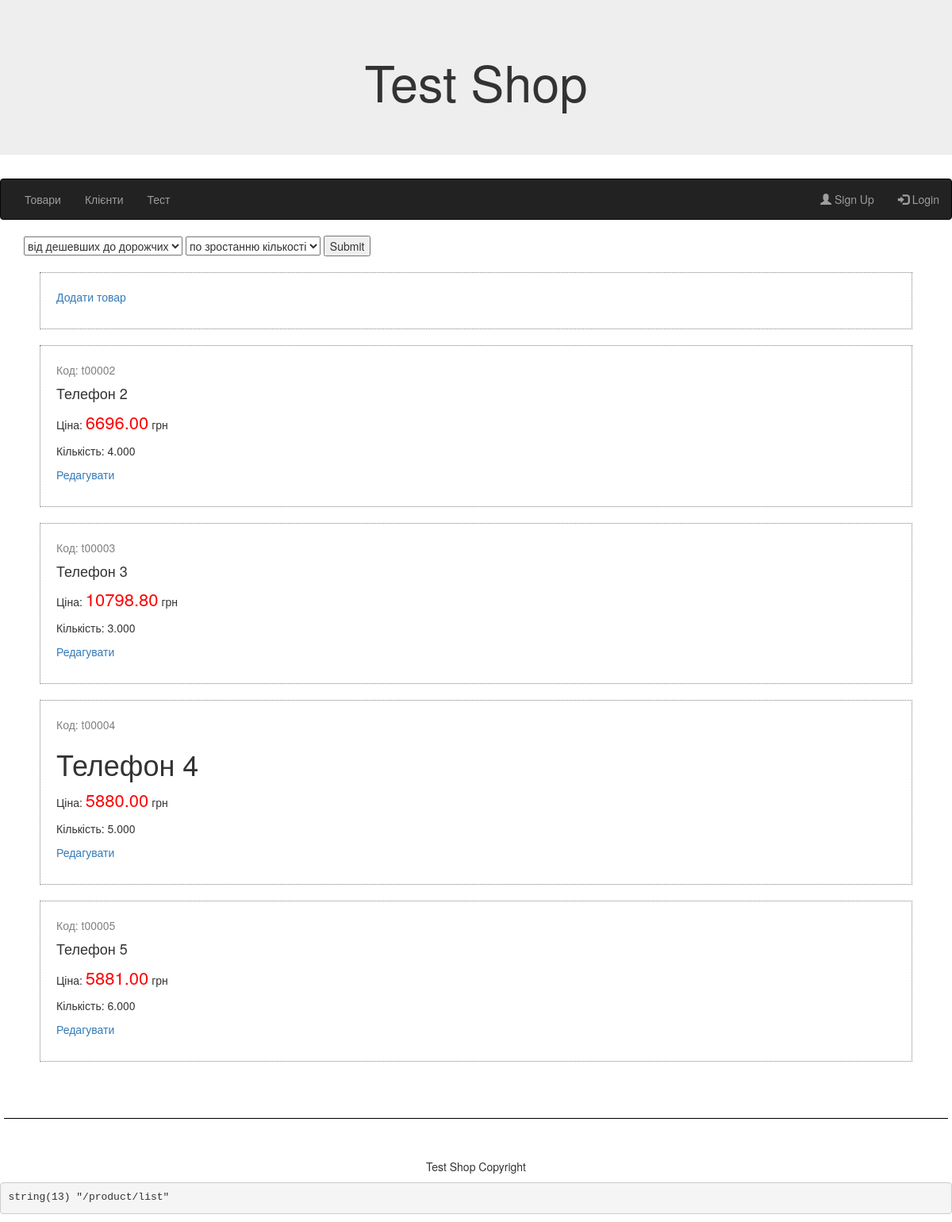
Screenshot of /product/list with the database file from the repository.
### tables this page shows
CREATE TABLE `menu` (
  `id` int(11) unsigned NOT NULL AUTO_INCREMENT,
  `name` varchar(100) NOT NULL,
  `path` varchar(255) NOT NULL,
  `active` tinyint(1) NOT NULL DEFAULT '1',
  `sort_order` smallint(2) DEFAULT NULL,
  PRIMARY KEY (`id`)
);

CREATE TABLE `products` (
  `id` int(11) unsigned NOT NULL AUTO_INCREMENT,
  `sku` varchar(30) NOT NULL,
  `name` varchar(255) NOT NULL,
  `price` decimal(12,2) NOT NULL DEFAULT '0.00',
  `qty` decimal(12,3) NOT NULL DEFAULT '0.000',
  `description` mediumtext,
  PRIMARY KEY (`id`)
);

### app/Core/View.php (called while the page is built, shortened)
<?php
class View
{
    private $data;
    private $viewPath;
    public function __construct(array $data = [], string $viewPath = null)
    {
        $this->data = $data;
        $this->viewPath = $viewPath;
    }
    public static function getViewDir(): string
    {
        return App::getAppDir() . DS . 'views';
    }
    protected function get($key)
    {
        return $this->data[$key];
    }
    public function render(): string
    {
        $path = $this->viewPath;
        if ($path === null) {
            $path = $this->getDefaultPath();
        }
        array_walk($this->data, static function(&$item, $key) {
            if ($item instanceof View) {
                $item = $item->render();
            }
        });
        extract($this->data, EXTR_SKIP);
        include $path;
        return ob_get_clean();
    }
    private function getDefaultPath(): string
    {
        $controllerName = Route::getController();
        $actionName = Route::getAction();
        $path = self::getViewDir() . DS . $controllerName . DS . $actionName . '.php';
        $path404 = self::getViewDir() . DS . 'error' . DS . 'error404.php';
        return file_exists($path) ? $path : $path404;
    }
     private function getBP(): string
     {
         return Route::getBP();
     }
}

### app/Core/Route.php (called while the page is built, shortened)
<?php
class Route
{
    private static $controller;
    private static $action;
    public static function getBP()
    {
        return self::getBasePath();
    }
    public static function getBasePath()
    {
        $basePath = substr(ROOT, strlen($_SERVER['DOCUMENT_ROOT']));
        return $basePath;
    }
    public static function init(string $route = null): void
    {
        if (!$route) {
            $request = explode('?', $_SERVER['REQUEST_URI']);
            $uri = $request[0];
            $route = substr($uri, strlen(self::getBasePath()));
        }
        $routePath = explode('/', $route);
        if ($routePath[0] === "") {
            array_shift($routePath);
        }
        self::$controller = !empty($routePath[0]) ? $routePath[0] : 'index';
        self::$action = !empty($routePath[1]) ? $routePath[1] : 'index';
    }
    public static function getAction(): ?string
    {
        return self::$action;
    }
    public static function getController(): ?string
    {
        return self::$controller;
    }
}

### app/Core/App.php (called while the page is built, shortened)
<?php
class App
{
    public static function getAppDir(): string
    {
        return ROOT . DS . 'app';
    }
    public static function run(string $path = null): void
    {
        $action = Route::getAction() . 'Action';
        $controller = new $controllerClass();
        $controller->$action();
    }
}

### app/Core/DB.php (called while the page is built, shortened)
<?php
class DB
{
    private static $pdo;
    public function getConnection(): PDO
    {
        if (self::$pdo === null) {
            $dsn = 'mysql:host=' . MYSQL_HOST . ';port=' . MYSQL_PORT . ';dbname=' . DB_NAME . ';charset=utf8';
            $options = [
                PDO::MYSQL_ATTR_INIT_COMMAND => "SET NAMES 'utf8'",
                PDO::ATTR_ERRMODE => PDO::ERRMODE_EXCEPTION,
                PDO::ATTR_EMULATE_PREPARES => false
            ];
            try {
                self::$pdo = new PDO($dsn, DB_USERNAME, DB_PASSWORD, $options);
            } catch (PDOException $e) {
                echo "Connection failed: " . $e->getMessage();
                exit();
            }
        }
        return self::$pdo;
    }
    public function query(string $sql, array $parameters = [])
    {
        $dbh = $this->getConnection();
        $stmt = $dbh->prepare($sql);
        $result = $stmt->execute($parameters);
        if ($result !== false) {
            return $stmt->fetchAll(PDO::FETCH_ASSOC);
        } else {
            return false;
        }
    }
}

### app/Core/Model.php (called while the page is built, shortened)
<?php
abstract class Model implements DbModelInterface
{
    protected $tableName;
    protected $columns = [];
    protected $sql;
    protected $params = [];
    public function initCollection()
    {
        $columns = implode(',', $this->getColumns());
        $this->sql = "select $columns from " . $this->getTableName();
        return $this;
    }
    public function getColumns()
    {
        $db = new DB();
        $sql = "show columns from {$this->getTableName()};";
        $results = $db->query($sql);
        foreach ($results as $result) {
            $this->columns[] = $result['Field'];
        }
        return $this->columns;
    }
    public function getCollection()
    {
        $db = new DB();
        $this->sql .= ";";
        $this->collection = $db->query($this->sql, $this->params);
        return $this;
    }
    public function getTableName(): string
    {
        return $this->tableName;
    }
}

### app/Controllers/ProductController.php (called while the page is built, shortened)
<?php
class ProductController extends Controller
{
    public function listAction(): void
    {
        $products = $this->getModel('Product')
                ->initCollection()
                ->sort($this->getSortParams())
                ->getCollection()
                ->select();
        $this->renderLayout();
    }
    public function getSortParams(): array
    {
        $params = [];
        $sortfirst = filter_input(INPUT_POST, 'sortfirst');
        if ($sortfirst === "price_DESC") {
            $params['price'] = 'DESC';
        } else {
            $params['price'] = 'ASC';
        }
        $sortsecond = filter_input(INPUT_POST, 'sortsecond');
        if ($sortsecond === "qty_DESC") {
            $params['qty'] = 'DESC';
        } else {
            $params['qty'] = 'ASC';
        }
        return $params;
    }
}

### app/bootstrap.php (called while the page is built, shortened)
<?php
require ROOT . '/app/Autoloader.php';
App::run();

### app/Autoloader.php (called while the page is built, shortened)
<?php
class Autoloader
{
    public static function register(): void
    {
        spl_autoload_register(static function ($class) {
            $file = ROOT . DS . 'app' . DS . str_replace('\\', DS, $class) . '.php';
            if (file_exists($file)) {
                return true;
            }
            return false;
        });
    }
}

### app/views/product/list.php (the view, shortened to what this page needs)
<form method="POST" action="<?php $_SERVER['PHP_SELF']; ?>">
    <select name='sortfirst'>
        <option <?php echo filter_input(INPUT_POST, 'sortfirst') === 'price_ASC' ? 'selected' : ''; ?>
                value="price_ASC"> від дешевших до дорожчих
        </option>
    </select>
    <select name='sortsecond'>
        <option <?php echo filter_input(INPUT_POST, 'sortsecond') === 'qty_ASC' ? 'selected' : ''; ?>
                value="qty_ASC"> по зростанню кількості
        </option>
    </select>
    <input type="submit" value="Submit">
</form>
<div class="product">
    <p><?= \Core\Url::getLink('/product/add', 'Додати товар'); ?></p>
</div>
<?php
$products =  $this->get('products');
foreach($products as $product)  :
?>
    <div class="product">
        <p class="sku">Код: <?php echo $product['sku']?></p>
        <h4><?php echo $product['name']?></h4>
        <p> Ціна: <span class="price"><?php echo $product['price']?></span> грн</p>
        <p> Кількість: <?php echo $product['qty']?></p>
        <p>
            <?= \Core\Url::getLink('/product/edit', 'Редагувати', array('id'=>$product['id'])); ?>
        </p>
    </div>
<?php endforeach; ?>

### app/Core/Controller.php (shortened to what this page needs)
<?php
abstract class Controller
{
    protected $data = [];
    protected function set(string $key, $value): void
    {
        $this->data[$key] = $value;
    }
    protected function get(string $key)
    {
        return $this->data[$key];
    }
    public function renderLayout()
    {
        $this->set('menuCollection', $this->getMenuCollection());
        $view = new View($this->data, $this->get('layoutPath'));
        echo $view->render();
    }
    public function getModel(string $name)
    {
        $model = new $name();
        return $model;
    }
    private function getMenuCollection()
    {
        return $this->getModel('menu')
                        ->initCollection()
                        ->sort(['sort_order' => 'ASC'])
                        ->getCollection()
                        ->select();
    }
}

### app/views/menu.php
<nav class="navbar navbar-inverse">
  <div class="container-fluid">
    <ul class="nav navbar-nav">
    <?php
        foreach($this->get('menuCollection') as $item)  :
    ?>
        <li>
            <?= \Core\Url::getLink($item['path'], $item['name']); ?>
        </li>
    <?php endforeach; ?>
    </ul>
    <ul class="nav navbar-nav navbar-right">
        <li><a href="<?php echo $this->getBP();?>/customer/register/"><span class="glyphicon glyphicon-user"></span> Sign Up</a></li>
        <li><a href="<?php echo $this->getBP();?>/customer/login/"><span class="glyphicon glyphicon-log-in"></span> Login</a></li>
    </ul>
  </div>
</nav>

### app/Core/Url.php (shortened to what this page needs)
<?php
class Url
{
    public static function getLink(string $path, string $name, array $params = []): string
    {
        if (!empty($params)) {
            $firts_key = array_keys($params)[0];
            foreach ($params as $key => $value) {
                $path .= ($key === $firts_key ? '?' : '&');
                $path .= "$key=$value";
            }
        }
        return '<a href="' . Route::getBP() . $path . '">' . $name . '</a>';
    }
}

### app/layouts/layout.php (shortened to what this page needs)
<html>
    <head>
        <link rel="stylesheet" type="text/css" href="<?php echo $this->getBP(); ?>/css/style.css" >
        <link rel="stylesheet" href="https://maxcdn.bootstrapcdn.com/bootstrap/3.3.6/css/bootstrap.min.css">
        <script src="https://maxcdn.bootstrapcdn.com/bootstrap/3.3.6/js/bootstrap.min.js"></script>    </head>
    <body>
        <div class="jumbotron">
            <div class="container text-center">
                <h1>Test Shop</h1>
            </div>
        </div>
        <div id="header">
            <?= $this->get('menu'); ?>
        </div>
        <div class="container">
            <?= $this->get('content'); ?>
        </div>
        <hr style="margin:50px 5px;background-color: black;height: 1px;">
        <footer class="container-fluid text-center">
            <p>Test Shop Copyright</p>
        </footer>
    </body>
</html>

### index.php (shortened to what this page needs)
<?php
include ROOT . '/app/bootstrap.php';
	echo '<pre>';
	var_dump($_SERVER['REQUEST_URI']);

### css/style.css (style rules this page uses)
.sku { color: grey; }
.product { border: dotted 1px gray; margin: 20px; padding: 20px; }
.price { color: red; font-size: 22px; }

### rows the page displays
menu: name "Товари"
menu: name "Клієнти"
menu: name "Тест"
products: sku "t00002", name "Телефон 2", price "6696.00", qty "4.000"
products: sku "t00003", name "Телефон 3", price "10798.80", qty "3.000"
products: sku "t00004", name "Телефон 4", price "5880.00", qty "5.000"
products: sku "t00005", name "Телефон 5", price "5881.00", qty "6.000"

### other values shown
$name "Додати товар"
